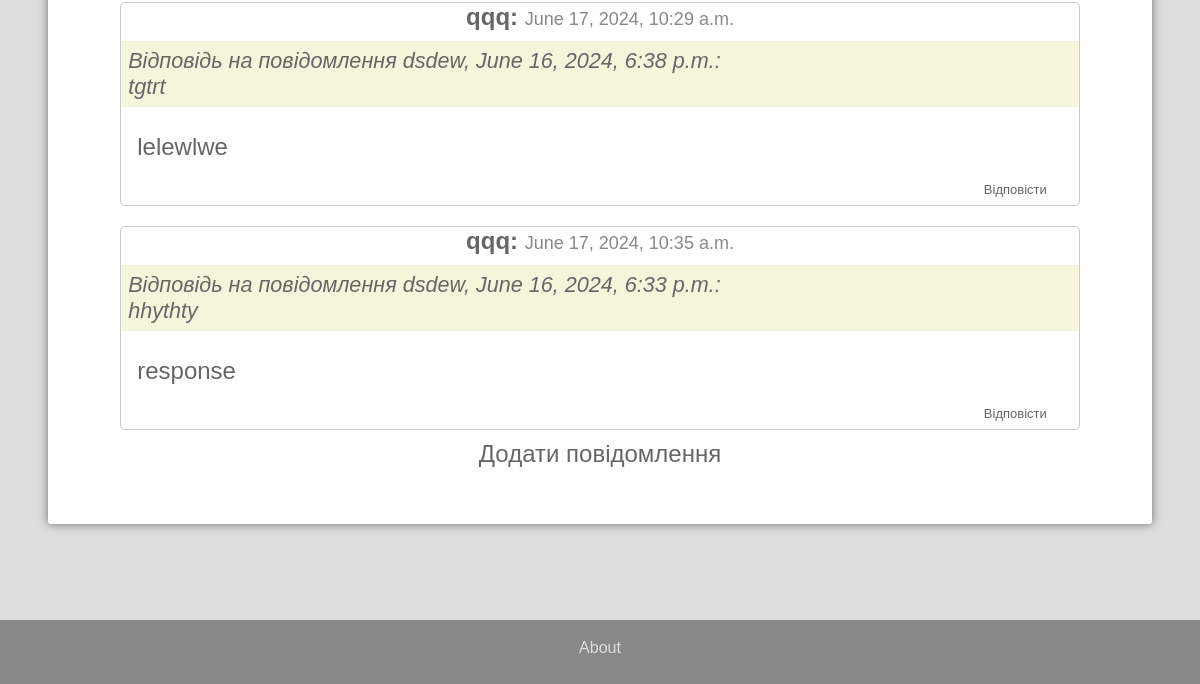
The app's page /chat/1/messages/ (lower part), older data.
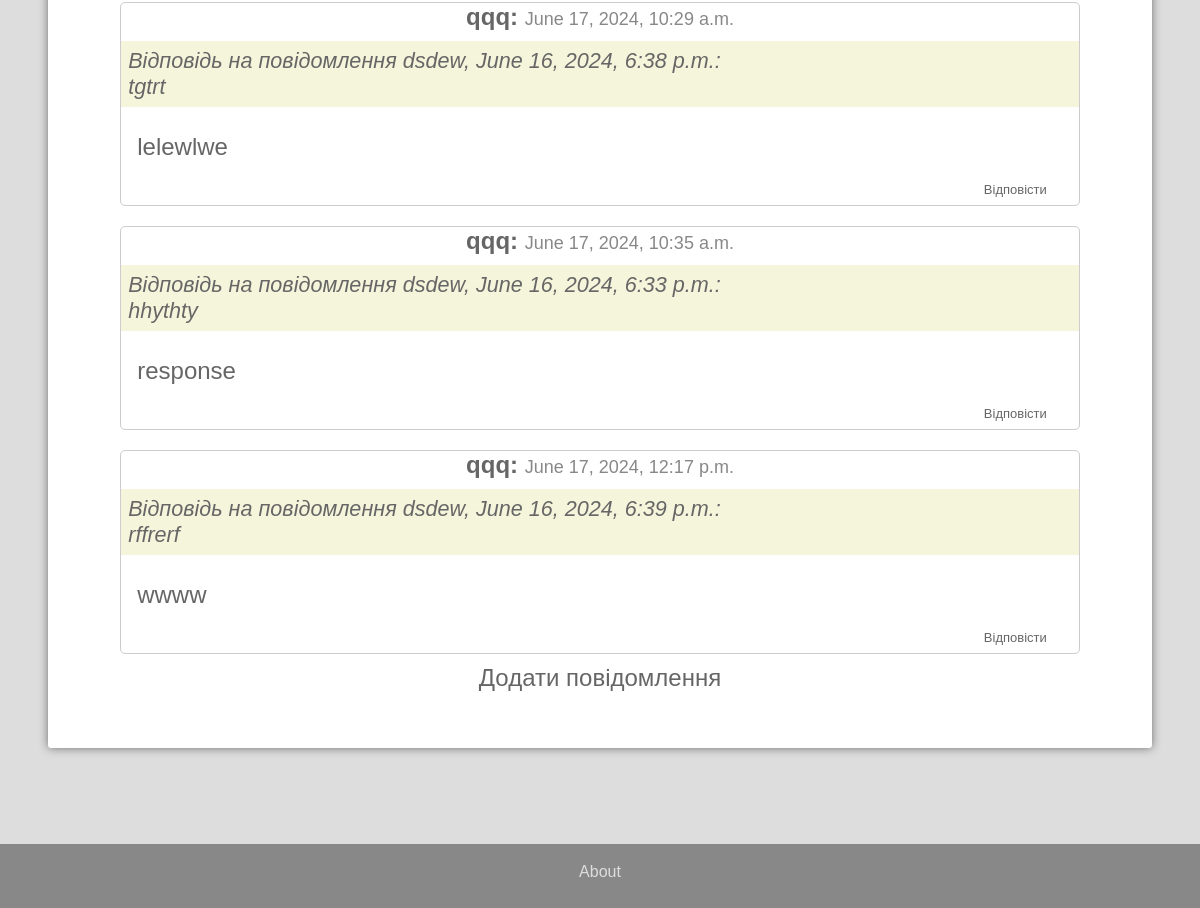
The same page, newer data.
### chat/models.py (models this page shows, shortened)
class Message(models.Model):
    chat = models.ForeignKey(Chat, on_delete=models.CASCADE, related_name='messages')
    author = models.ForeignKey(User, on_delete=models.CASCADE)
    content = models.TextField()
    timestamp = models.DateTimeField(auto_now_add=True)
    reply_to = models.ForeignKey('self', on_delete=models.SET_NULL, blank=True, null=True, related_name='replies')

### chat/views.py (the view)
# urls.py: path('<int:pk>/messages/', views.MessageListView.as_view(), name='message_list'),
class MessageListView(ListView):
    model = Message
    template_name = 'chat/message_list.html'
    def get_context_data(self, **kwargs):
        context = super().get_context_data(**kwargs)
        chat = get_object_or_404(Chat, pk=self.kwargs['pk'])
        context['chat'] = chat
        return context

### chat/templates/chat/message_list.html (shortened to what this page needs)
{% extends 'chat/base.html' %}
{% block main_content %}
    {% for message in object_list %}
      <div class="message">
        <span class="message-author"><strong>{{ message.author.username }}:</strong></span>
        <span class="message-timestamp"><small>{{ message.timestamp }}</small></span>
        {% if message.reply_to %}
          <p class="message-reply"><em>Відповідь на повідомлення {{message.reply_to.author}}, {{message.reply_to.timestamp}}:<br>{{ message.reply_to.content }}</em></p>
        {% endif %}
        <p class="message-content">{{ message.content }}</p>
        <a class="message-response" href="{% url 'chat:message_create' chat.pk %}?reply_to={{ message.id }}">Відповісти</a>
      </div>
    {% endfor %}
  <a href="{% url 'chat:message_create' chat.pk %}">Додати повідомлення</a>
{% endblock main_content %}

Row changes from the older to the newer data that the page shows:
added Message: author.username "qqq", timestamp "June 17, 2024, 12:17 p.m.", reply_to.author "dsdew", reply_to.timestamp "June 16, 2024, 6:39 p.m.", reply_to.content "rffrerf", content "wwww"
